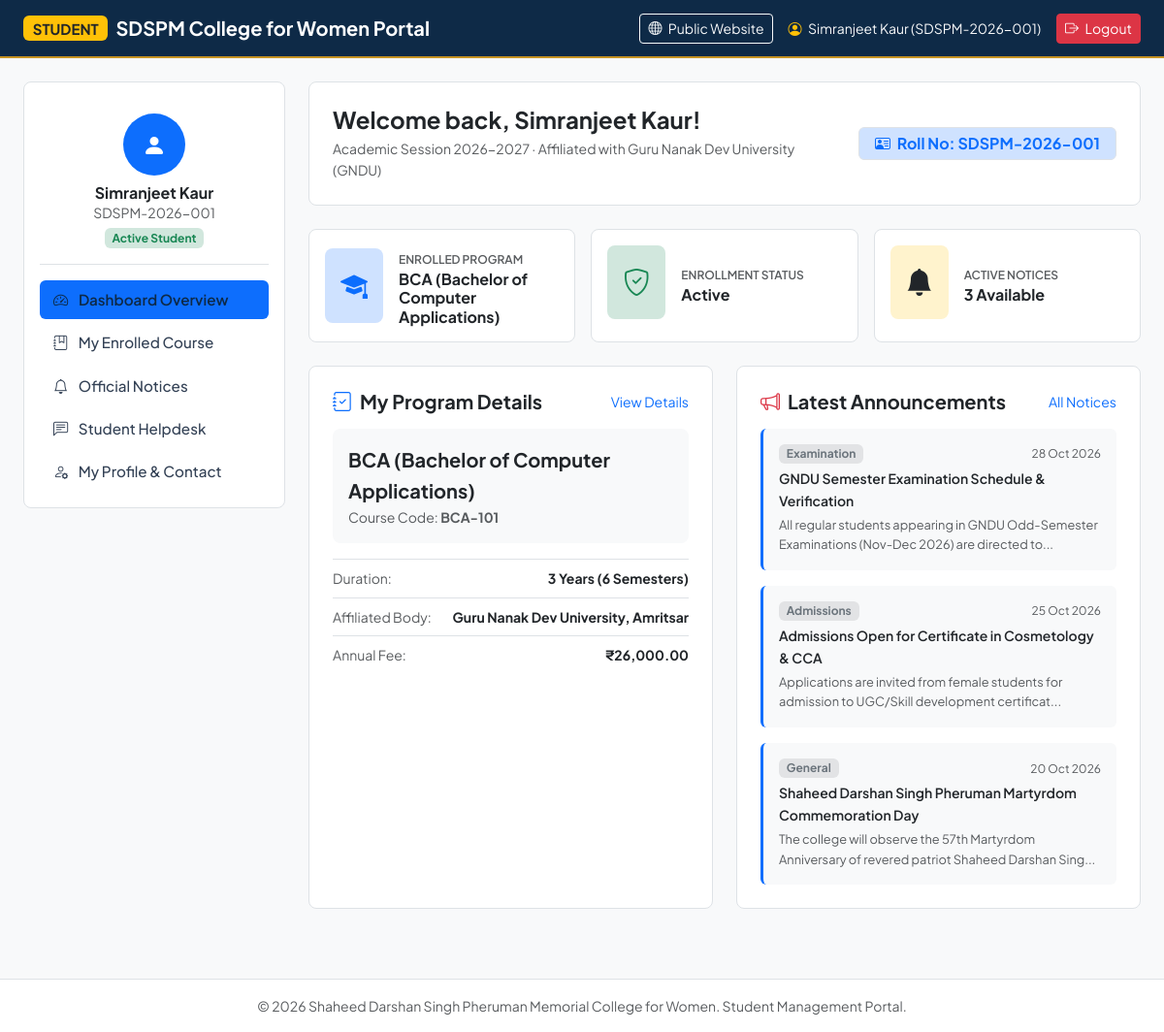
The app's page /user/index.php (signed in) with its own data.
### tables this page shows
CREATE TABLE IF NOT EXISTS `students` (
  `id` INT AUTO_INCREMENT PRIMARY KEY,
  `roll_no` VARCHAR(50) NOT NULL UNIQUE,
  `full_name` VARCHAR(100) NOT NULL,
  `email` VARCHAR(100) NOT NULL UNIQUE,
  `phone` VARCHAR(20) NOT NULL,
  `password` VARCHAR(255) NOT NULL,
  `course_id` INT DEFAULT NULL,
  `gender` VARCHAR(10) DEFAULT 'Female',
  `address` TEXT,
  `status` ENUM('Active', 'Pending', 'Suspended') DEFAULT 'Active',
  `created_at` TIMESTAMP DEFAULT CURRENT_TIMESTAMP,
  CONSTRAINT `fk_student_course` FOREIGN KEY (`course_id`) REFERENCES `courses` (`id`) ON DELETE SET NULL ON UPDATE CASCADE
);

CREATE TABLE IF NOT EXISTS `courses` (
  `id` INT AUTO_INCREMENT PRIMARY KEY,
  `course_name` VARCHAR(150) NOT NULL,
  `course_code` VARCHAR(30) NOT NULL UNIQUE,
  `department_id` INT,
  `duration` VARCHAR(50) NOT NULL,
  `eligibility` TEXT NOT NULL,
  `seats` INT DEFAULT 60,
  `annual_fee` DECIMAL(10,2) DEFAULT 0.00,
  `description` TEXT,
  `created_at` TIMESTAMP DEFAULT CURRENT_TIMESTAMP,
  CONSTRAINT `fk_course_department` FOREIGN KEY (`department_id`) REFERENCES `departments` (`id`) ON DELETE SET NULL ON UPDATE CASCADE
);

CREATE TABLE IF NOT EXISTS `notices` (
  `id` INT AUTO_INCREMENT PRIMARY KEY,
  `title` VARCHAR(255) NOT NULL,
  `category` ENUM('Academic', 'Examination', 'Admissions', 'Sports', 'General') DEFAULT 'General',
  `notice_date` DATE NOT NULL,
  `content` TEXT NOT NULL,
  `attachment_url` VARCHAR(255) DEFAULT NULL,
  `is_active` TINYINT(1) DEFAULT 1,
  `posted_by` VARCHAR(100) DEFAULT 'College Principal Office',
  `created_at` TIMESTAMP DEFAULT CURRENT_TIMESTAMP
);

### user/index.php (the view, shortened to what this page needs)
<?php
require_once __DIR__ . '/header.php';
try {
    $nStmt = $pdo->query("SELECT * FROM notices WHERE is_active = 1 ORDER BY notice_date DESC LIMIT 3");
    $recentNotices = $nStmt->fetchAll();
} catch (Exception $e) {
    $recentNotices = [];
}
?>
<div class="card card-college p-4 border bg-white mb-4">
    <div class="d-flex flex-column flex-md-row justify-content-between align-items-md-center gap-3">
        <div>
            <h4 class="fw-bold text-navy mb-1">Welcome back, <?php echo htmlspecialchars($currentUser['full_name']); ?>!</h4>
            <p class="text-muted small mb-0">
                Academic Session 2026-2027 · Affiliated with Guru Nanak Dev University (GNDU)
            </p>
        </div>
        <div>
            <span class="badge bg-primary-subtle text-primary border px-3 py-2 fs-6">
                <i class="bi bi-person-vcard me-1"></i> Roll No: <?php echo htmlspecialchars($currentUser['roll_no']); ?>
            </span>
        </div>
    </div>
</div>
<div class="row g-3 mb-4">
    <div class="col-md-4">
        <div class="card card-college p-3 border bg-white h-100">
            <div class="d-flex align-items-center gap-3">
                <div class="p-3 bg-primary-subtle text-primary rounded-3 fs-3">
                    <i class="bi bi-mortarboard-fill"></i>
                </div>
                <div>
                    <small class="text-muted text-uppercase fw-semibold" style="font-size: 0.75rem;">Enrolled Program</small>
                    <h6 class="fw-bold mb-0 text-navy"><?php echo htmlspecialchars($currentUser['course_name'] ?? 'General / Not Assigned'); ?></h6>
                </div>
            </div>
        </div>
    </div>
    <div class="col-md-4">
        <div class="card card-college p-3 border bg-white h-100">
            <div class="d-flex align-items-center gap-3">
                <div class="p-3 bg-success-subtle text-success rounded-3 fs-3">
                    <i class="bi bi-shield-check"></i>
                </div>
                <div>
                    <small class="text-muted text-uppercase fw-semibold" style="font-size: 0.75rem;">Enrollment Status</small>
                    <h6 class="fw-bold mb-0 text-navy"><?php echo htmlspecialchars($currentUser['status']); ?></h6>
                </div>
            </div>
        </div>
    </div>
    <div class="col-md-4">
        <div class="card card-college p-3 border bg-white h-100">
            <div class="d-flex align-items-center gap-3">
                <div class="p-3 bg-warning-subtle text-dark rounded-3 fs-3">
                    <i class="bi bi-bell-fill"></i>
                </div>
                <div>
                    <small class="text-muted text-uppercase fw-semibold" style="font-size: 0.75rem;">Active Notices</small>
                    <h6 class="fw-bold mb-0 text-navy"><?php echo count($recentNotices); ?> Available</h6>
                </div>
            </div>
        </div>
    </div>
</div>
<div class="row g-4">
    <div class="col-lg-6">
        <div class="card card-college p-4 border bg-white h-100">
            <div class="d-flex justify-content-between align-items-center mb-3">
                <h5 class="fw-bold text-navy mb-0"><i class="bi bi-journal-check text-primary me-2"></i>My Program Details</h5>
                <a href="courses.php" class="small text-decoration-none">View Details</a>
            </div>
            <?php if (!empty($currentUser['course_name'])): ?>
                <div class="bg-light p-3 rounded-3 mb-3">
                    <div class="fs-5 fw-bold text-dark"><?php echo htmlspecialchars($currentUser['course_name']); ?></div>
                    <div class="text-muted small">Course Code: <strong><?php echo htmlspecialchars($currentUser['course_code']); ?></strong></div>
                </div>
                <ul class="list-group list-group-flush small">
                    <li class="list-group-item d-flex justify-content-between px-0">
                        <span class="text-muted">Duration:</span>
                        <strong><?php echo htmlspecialchars($currentUser['duration']); ?></strong>
                    </li>
                    <li class="list-group-item d-flex justify-content-between px-0">
                        <span class="text-muted">Affiliated Body:</span>
                        <strong>Guru Nanak Dev University, Amritsar</strong>
                    </li>
                    <li class="list-group-item d-flex justify-content-between px-0">
                        <span class="text-muted">Annual Fee:</span>
                        <strong>&#8377;<?php echo number_format((float)($currentUser['annual_fee'] ?? 0), 2); ?></strong>
                    </li>
                </ul>
            <?php else: ?>
                <div class="alert alert-warning small mb-0">
                    No specific course selected yet. You can submit an enquiry or update your course choice in your profile.
                </div>
            <?php endif; ?>
        </div>
    </div>
    <div class="col-lg-6">
        <div class="card card-college p-4 border bg-white h-100">
            <div class="d-flex justify-content-between align-items-center mb-3">
                <h5 class="fw-bold text-navy mb-0"><i class="bi bi-megaphone text-danger me-2"></i>Latest Announcements</h5>
                <a href="notices.php" class="small text-decoration-none">All Notices</a>
            </div>
            <div class="d-flex flex-column gap-3">
                <?php if(!empty($recentNotices)): ?>
                    <?php foreach($recentNotices as $n): ?>
                        <div class="p-3 bg-light rounded-2 border-start border-3 border-primary">
                            <div class="d-flex justify-content-between align-items-center mb-1">
                                <span class="badge bg-secondary-subtle text-secondary small"><?php echo htmlspecialchars($n['category']); ?></span>
                                <span class="text-muted" style="font-size: 0.75rem;"><?php echo date('d M Y', strtotime($n['notice_date'])); ?></span>
                            </div>
                            <div class="fw-semibold text-dark small mb-1"><?php echo htmlspecialchars($n['title']); ?></div>
                            <p class="text-muted mb-0" style="font-size: 0.8rem;">
                                <?php echo htmlspecialchars(substr($n['content'], 0, 95)) . '...'; ?>
                            </p>
                        </div>
                    <?php endforeach; ?>
                <?php else: ?>
                    <p class="text-muted small mb-0">No notices posted recently.</p>
                <?php endif; ?>
            </div>
        </div>
    </div>
</div>
<?php require_once __DIR__ . '/footer.php'; ?>

### user/header.php (shortened to what this page needs)
<?php
require_once __DIR__ . '/../config/database.php';
$studentId = $_SESSION['student_id'];
$stmt = $pdo->prepare("SELECT s.*, c.course_name, c.course_code, c.duration, c.annual_fee FROM students s LEFT JOIN courses c ON s.course_id = c.id WHERE s.id = :id");
$stmt->execute([':id' => $studentId]);
$currentUser = $stmt->fetch();
$userCurrentPage = basename($_SERVER['PHP_SELF']);
?>
<!DOCTYPE html>
<html lang="en">
<head>
    <link href="https://cdn.jsdelivr.net/npm/bootstrap@5.3.3/dist/css/bootstrap.min.css" rel="stylesheet">
    <link rel="stylesheet" href="https://cdn.jsdelivr.net/npm/bootstrap-icons@1.11.3/font/bootstrap-icons.min.css">
    <link rel="stylesheet" href="../assets/css/style.css">
</head>
<body class="bg-light">
<nav class="navbar navbar-expand-lg navbar-dark bg-navy" style="background-color: #0e2a47; border-bottom: 2px solid #c59323;">
    <div class="container-fluid px-lg-4">
        <a class="navbar-brand d-flex align-items-center gap-2" href="index.php">
            <span class="badge bg-warning text-dark fw-bold">STUDENT</span>
            <span class="fw-bold">SDSPM College for Women Portal</span>
        </a>
        <div class="d-flex align-items-center gap-3">
            <a href="../index.php" class="btn btn-sm btn-outline-light d-none d-md-inline-block"><i class="bi bi-globe me-1"></i> Public Website</a>
            <span class="text-light small d-none d-sm-inline">
                <i class="bi bi-person-circle me-1 text-warning"></i> <?php echo htmlspecialchars($currentUser['full_name']); ?> (<?php echo htmlspecialchars($currentUser['roll_no']); ?>)
            </span>
            <a href="../logout.php" class="btn btn-sm btn-danger"><i class="bi bi-box-arrow-right me-1"></i> Logout</a>
        </div>
    </div>
</nav>
<div class="container-fluid px-lg-4 py-4">
    <div class="row g-4">
        <div class="col-lg-3 col-md-4">
            <div class="card card-college p-3 border">
                <div class="text-center py-3 border-bottom mb-3">
                    <div class="mx-auto mb-2 text-white bg-primary rounded-circle d-flex align-items-center justify-content-center" style="width: 64px; height: 64px; font-size: 1.5rem;">
                        <i class="bi bi-person-fill"></i>
                    </div>
                    <h6 class="fw-bold mb-0 text-navy"><?php echo htmlspecialchars($currentUser['full_name']); ?></h6>
                    <small class="text-muted d-block"><?php echo htmlspecialchars($currentUser['roll_no']); ?></small>
                    <span class="badge bg-success-subtle text-success mt-1"><?php echo htmlspecialchars($currentUser['status']); ?> Student</span>
                </div>
                <div class="nav flex-column nav-pills gap-1">
                    <a href="index.php" class="nav-link py-2 px-3 rounded <?php echo $userCurrentPage == 'index.php' ? 'active bg-primary text-white' : 'text-dark'; ?>">
                        <i class="bi bi-speedometer2 me-2"></i> Dashboard Overview
                    </a>
                    <a href="courses.php" class="nav-link py-2 px-3 rounded <?php echo $userCurrentPage == 'courses.php' ? 'active bg-primary text-white' : 'text-dark'; ?>">
                        <i class="bi bi-journal-bookmark me-2"></i> My Enrolled Course
                    </a>
                    <a href="notices.php" class="nav-link py-2 px-3 rounded <?php echo $userCurrentPage == 'notices.php' ? 'active bg-primary text-white' : 'text-dark'; ?>">
                        <i class="bi bi-bell me-2"></i> Official Notices
                    </a>
                    <a href="enquiry.php" class="nav-link py-2 px-3 rounded <?php echo $userCurrentPage == 'enquiry.php' ? 'active bg-primary text-white' : 'text-dark'; ?>">
                        <i class="bi bi-chat-left-text me-2"></i> Student Helpdesk
                    </a>
                    <a href="profile.php" class="nav-link py-2 px-3 rounded <?php echo $userCurrentPage == 'profile.php' ? 'active bg-primary text-white' : 'text-dark'; ?>">
                        <i class="bi bi-person-gear me-2"></i> My Profile & Contact
                    </a>
                </div>
            </div>
        </div>
        <div class="col-lg-9 col-md-8">

### assets/css/style.css (style rules this page uses)
:root { --sd-navy: #0e2a47; --sd-navy-dark: #081a2d; --sd-navy-light: #183c66; --sd-gold: #c59323; --sd-gold-light: #dfaa3b; --sd-maroon: #7a1c1d; --sd-bg-light: #f8fafc; --sd-text-dark: #1e293b; --sd-text-muted: #64748b; --sd-border: #e2e8f0; }
body { font-family: 'Plus Jakarta Sans', system-ui, -apple-system, sans-serif; color: var(--sd-text-dark); background-color: var(--sd-bg-light); line-height: 1.6; }
.nav-link { font-weight: 500; color: #334155 !important; padding: 8px 14px !important; font-size: 0.95rem; transition: all 0.2s ease; }
.nav-link:hover, .nav-link.active { color: var(--sd-navy) !important; font-weight: 600; }
.card-college { background: #ffffff; border: 1px solid var(--sd-border); border-radius: 8px; transition: transform 0.2s ease, box-shadow 0.2s ease; overflow: hidden; }

### records on screen
students: full_name "Simranjeet Kaur", roll_no "SDSPM-2026-001", status "Active", course.course_name "BCA (Bachelor of Computer Applications)", course.course_code "BCA-101", course.duration "3 Years (6 Semesters)", course.annual_fee "26,000.00"
notices: category "Examination", notice_date "28 Oct 2026", title "GNDU Semester Examination Schedule & Verification", content "All regular students appearing in GNDU Odd-Semester Examinations (Nov-Dec 2026) are directed to"
notices: category "Admissions", notice_date "25 Oct 2026", title "Admissions Open for Certificate in Cosmetology & CCA", content "Applications are invited from female students for admission to UGC/Skill development certificat"
notices: category "General", notice_date "20 Oct 2026", title "Shaheed Darshan Singh Pheruman Martyrdom Commemoration Day", content "The college will observe the 57th Martyrdom Anniversary of revered patriot Shaheed Darshan Sing"

### other values on screen
count($recentNotices) "3"
COLLEGE_NAME "Shaheed Darshan Singh Pheruman Memorial College for Women"
